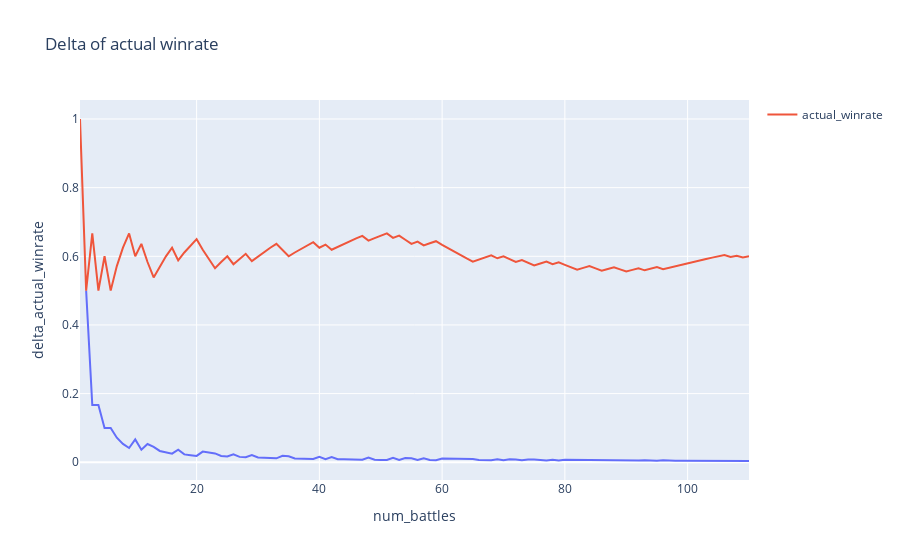

Here is the notebook cell this chart was saved with:
### Code cell
# plot the delta of actual winrate and the actual winrate together
fig = px.line(actual_winrate_history_df, x="num_battles", y="delta_actual_winrate", title='Delta of actual winrate')
fig.add_scatter(x=actual_winrate_history_df['num_battles'], y=actual_winrate_history_df['actual_winrate'], mode='lines', name='actual_winrate')
fig
